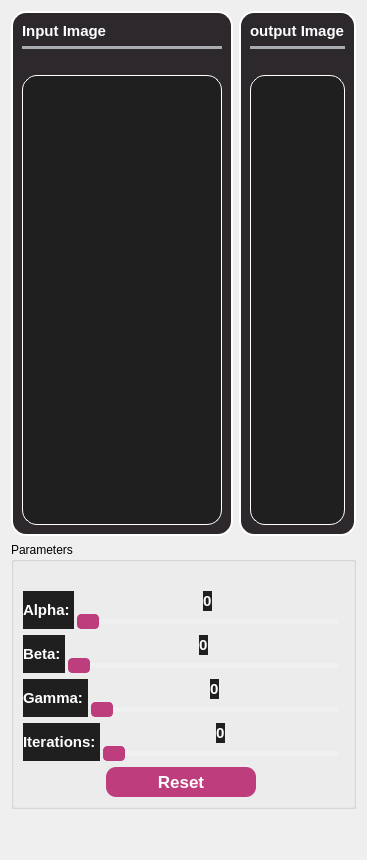
      <widget class="QWidget" name="histogram_tab">
       <attribute name="title">
        <string>Active Contour (Snake)</string>
       </attribute>
       <layout class="QGridLayout" name="gridLayout_11">
        <item row="1" column="0">
         <layout class="QHBoxLayout" name="horizontalLayout_17">
          <item>
           <widget class="QGroupBox" name="groupBox_9">
            <property name="sizePolicy">
             <sizepolicy hsizetype="Preferred" vsizetype="Fixed">
              <horstretch>0</horstretch>
              <verstretch>0</verstretch>
             </sizepolicy>
            </property>
            <property name="styleSheet">
             <string notr="true">QGroupBox {
background-color: #1f1f1f;
border-radius: 14px;
border: 1.2px solid white;
}
QGroupBox::title {
    color: white;
    font-weight: bold;

}
background-color: #784B84;
      color: white;
      border: none;
      padding: 5px 10px;
     border: 1.2px solid white;
border-style: outset;
border-radius: 5px;</string>
            </property>
            <property name="title">
             <string>Parameters</string>
            </property>
            <layout class="QGridLayout" name="gridLayout_7">
             <item row="1" column="0">
              <spacer name="horizontalSpacer_20">
               <property name="orientation">
                <enum>Qt::Horizontal</enum>
               </property>
               <property name="sizeHint" stdset="0">
                <size>
                 <width>40</width>
                 <height>20</height>
                </size>
               </property>
              </spacer>
             </item>
             <item row="5" column="0">
              <layout class="QHBoxLayout" name="horizontalLayout_26">
               <property name="spacing">
                <number>3</number>
               </property>
               <item>
                <widget class="QLabel" name="label1_6">
                 <property name="styleSheet">
                  <string notr="true">color: #ffffff;
font-weight:Bold;
font-size: 15px;
border: none;

background-color: #1f1f1f;
</string>
                 </property>
                 <property name="text">
                  <string>Iterations: </string>
                 </property>
                </widget>
               </item>
               <item>
                <layout class="QVBoxLayout" name="verticalLayout_15">
                 <item>
                  <layout class="QHBoxLayout" name="horizontalLayout_9">
                   <item>
                    <spacer name="horizontalSpacer_26">
                     <property name="orientation">
                      <enum>Qt::Horizontal</enum>
                     </property>
                     <property name="sizeHint" stdset="0">
                      <size>
                       <width>40</width>
                       <height>20</height>
                      </size>
                     </property>
                    </spacer>
                   </item>
                   <item>
                    <widget class="QLabel" name="iterationsLabel">
                     <property name="styleSheet">
                      <string notr="true">color: #ffffff;
font-weight:Bold;
font-size: 15px;
border: none;

background-color: #1f1f1f;
</string>
                     </property>
                     <property name="text">
                      <string>0</string>
                     </property>
                    </widget>
                   </item>
                   <item>
                    <spacer name="horizontalSpacer_27">
                     <property name="orientation">
                      <enum>Qt::Horizontal</enum>
                     </property>
                     <property name="sizeHint" stdset="0">
                      <size>
                       <width>40</width>
                       <height>20</height>
                      </size>
                     </property>
                    </spacer>
                   </item>
                  </layout>
                 </item>
                 <item>
                  <widget class="QSlider" name="iterationaSlider">
                   <property name="cursor">
                    <cursorShape>PointingHandCursor</cursorShape>
                   </property>
                   <property name="styleSheet">
                    <string notr="true">QSlider{
border: none;
}
QSlider::groove {
background: #f0f0f0; /* Color of the track */
border: 0px solid #ffffff; /* Border of the track */
height: 5px; /* Set the height of the track */
border-radius: 1px; /* Round the corners of the track */
}

/* Style for the slider handle (thumb) */
QSlider::handle {
background: #bd3d7d; /* Color of the handle */
width: 20px; /* Width of the handle */
height: 10px; /* Height of the handle */
margin: -5px 0; /* Negative margin to center the handle vertically */
border-radius: 4px;
 border: 1px solid #bd3d7d;
}

/* Style for the slider handle when pressed */
QSlider::handle:pressed {
background: #882c5a; /* Color of the handle when pressed */
border: 1px solid #882c5a; /* Border of the handle when pressed */
}</string>
                   </property>
                   <property name="orientation">
                    <enum>Qt::Horizontal</enum>
                   </property>
                  </widget>
                 </item>
                </layout>
               </item>
              </layout>
             </item>
             <item row="2" column="0">
              <layout class="QHBoxLayout" name="horizontalLayout_22">
               <property name="spacing">
                <number>3</number>
               </property>
               <item>
                <widget class="QLabel" name="label">
                 <property name="styleSheet">
                  <string notr="true">color: #ffffff;
font-weight:Bold;
font-size: 15px;
border: none;

background-color: #1f1f1f;
</string>
                 </property>
                 <property name="text">
                  <string>Alpha: </string>
                 </property>
                </widget>
               </item>
               <item>
                <layout class="QVBoxLayout" name="verticalLayout_3">
                 <item>
                  <layout class="QHBoxLayout" name="horizontalLayout_5">
                   <item>
                    <spacer name="horizontalSpacer_2">
                     <property name="orientation">
                      <enum>Qt::Horizontal</enum>
                     </property>
                     <property name="sizeHint" stdset="0">
                      <size>
                       <width>40</width>
                       <height>20</height>
                      </size>
                     </property>
                    </spacer>
                   </item>
                   <item>
                    <widget class="QLabel" name="alphaLabel">
                     <property name="styleSheet">
                      <string notr="true">color: #ffffff;
font-weight:Bold;
font-size: 15px;
border: none;

background-color: #1f1f1f;
</string>
                     </property>
                     <property name="text">
                      <string>0</string>
                     </property>
                    </widget>
                   </item>
                   <item>
                    <spacer name="horizontalSpacer_3">
                     <property name="orientation">
                      <enum>Qt::Horizontal</enum>
                     </property>
                     <property name="sizeHint" stdset="0">
                      <size>
                       <width>40</width>
                       <height>20</height>
                      </size>
                     </property>
                    </spacer>
                   </item>
                  </layout>
                 </item>
                 <item>
                  <widget class="QSlider" name="alphaSlider">
                   <property name="cursor">
                    <cursorShape>PointingHandCursor</cursorShape>
                   </property>
                   <property name="styleSheet">
                    <string notr="true">QSlider{
border: none;
}
QSlider::groove {
background: #f0f0f0; /* Color of the track */
border: 0px solid #ffffff; /* Border of the track */
height: 5px; /* Set the height of the track */
border-radius: 1px; /* Round the corners of the track */
}

/* Style for the slider handle (thumb) */
QSlider::handle {
background: #bd3d7d; /* Color of the handle */
width: 20px; /* Width of the handle */
height: 10px; /* Height of the handle */
margin: -5px 0; /* Negative margin to center the handle vertically */
border-radius: 4px;
 border: 1px solid #bd3d7d;
}

/* Style for the slider handle when pressed */
QSlider::handle:pressed {
background: #882c5a; /* Color of the handle when pressed */
border: 1px solid #882c5a; /* Border of the handle when pressed */
}</string>
                   </property>
                   <property name="singleStep">
                    <number>1</number>
                   </property>
                   <property name="pageStep">
                    <number>10</number>
                   </property>
                   <property name="orientation">
                    <enum>Qt::Horizontal</enum>
                   </property>
                  </widget>
                 </item>
                </layout>
               </item>
              </layout>
             </item>
             <item row="4" column="0">
              <layout class="QHBoxLayout" name="horizontalLayout_25">
               <property name="spacing">
                <number>3</number>
               </property>
               <item>
                <widget class="QLabel" name="label1_5">
                 <property name="styleSheet">
                  <string notr="true">color: #ffffff;
font-weight:Bold;
font-size: 15px;
border: none;

background-color: #1f1f1f;
</string>
                 </property>
                 <property name="text">
                  <string>Gamma: </string>
                 </property>
                </widget>
               </item>
               <item>
                <layout class="QVBoxLayout" name="verticalLayout_14">
                 <item>
                  <layout class="QHBoxLayout" name="horizontalLayout_8">
                   <item>
                    <spacer name="horizontalSpacer_22">
                     <property name="orientation">
                      <enum>Qt::Horizontal</enum>
                     </property>
                     <property name="sizeHint" stdset="0">
                      <size>
                       <width>40</width>
                       <height>20</height>
                      </size>
                     </property>
                    </spacer>
                   </item>
                   <item>
                    <widget class="QLabel" name="gammaLabel">
                     <property name="styleSheet">
                      <string notr="true">color: #ffffff;
font-weight:Bold;
font-size: 15px;
border: none;

background-color: #1f1f1f;
</string>
                     </property>
                     <property name="text">
                      <string>0</string>
                     </property>
                    </widget>
                   </item>
                   <item>
                    <spacer name="horizontalSpacer_23">
                     <property name="orientation">
                      <enum>Qt::Horizontal</enum>
                     </property>
                     <property name="sizeHint" stdset="0">
                      <size>
                       <width>40</width>
                       <height>20</height>
                      </size>
                     </property>
                    </spacer>
                   </item>
                  </layout>
                 </item>
                 <item>
                  <widget class="QSlider" name="gammaSlider">
                   <property name="cursor">
                    <cursorShape>PointingHandCursor</cursorShape>
                   </property>
                   <property name="styleSheet">
                    <string notr="true">QSlider{
border: none;
}
QSlider::groove {
background: #f0f0f0; /* Color of the track */
border: 0px solid #ffffff; /* Border of the track */
height: 5px; /* Set the height of the track */
border-radius: 1px; /* Round the corners of the track */
}

/* Style for the slider handle (thumb) */
QSlider::handle {
background: #bd3d7d; /* Color of the handle */
width: 20px; /* Width of the handle */
height: 10px; /* Height of the handle */
margin: -5px 0; /* Negative margin to center the handle vertically */
border-radius: 4px;
 border: 1px solid #bd3d7d;
}

/* Style for the slider handle when pressed */
QSlider::handle:pressed {
background: #882c5a; /* Color of the handle when pressed */
border: 1px solid #882c5a; /* Border of the handle when pressed */
}</string>
                   </property>
                   <property name="orientation">
                    <enum>Qt::Horizontal</enum>
                   </property>
                  </widget>
                 </item>
                </layout>
               </item>
              </layout>
             </item>
             <item row="3" column="1">
              <widget class="QWidget" name="slidersWidget_2" native="true">
               <property name="styleSheet">
                <string notr="true">border: none;
background-color: #1f1f1f;</string>
               </property>
              </widget>
             </item>
             <item row="3" column="0">
              <layout class="QHBoxLayout" name="horizontalLayout_24">
               <property name="spacing">
                <number>3</number>
               </property>
               <item>
                <widget class="QLabel" name="label1_4">
                 <property name="styleSheet">
                  <string notr="true">color: #ffffff;
font-weight:Bold;
font-size: 15px;
border: none;

background-color: #1f1f1f;
</string>
                 </property>
                 <property name="text">
                  <string>Beta: </string>
                 </property>
                </widget>
               </item>
               <item>
                <layout class="QVBoxLayout" name="verticalLayout_13">
                 <item>
                  <layout class="QHBoxLayout" name="horizontalLayout_7">
                   <item>
                    <spacer name="horizontalSpacer_18">
                     <property name="orientation">
                      <enum>Qt::Horizontal</enum>
                     </property>
                     <property name="sizeHint" stdset="0">
                      <size>
                       <width>40</width>
                       <height>20</height>
                      </size>
                     </property>
                    </spacer>
                   </item>
                   <item>
                    <widget class="QLabel" name="betaLabel">
                     <property name="styleSheet">
                      <string notr="true">color: #ffffff;
font-weight:Bold;
font-size: 15px;
border: none;

background-color: #1f1f1f;
</string>
                     </property>
                     <property name="text">
                      <string>0</string>
                     </property>
                    </widget>
                   </item>
                   <item>
                    <spacer name="horizontalSpacer_21">
                     <property name="orientation">
                      <enum>Qt::Horizontal</enum>
                     </property>
                     <property name="sizeHint" stdset="0">
                      <size>
                       <width>40</width>
                       <height>20</height>
                      </size>
                     </property>
                    </spacer>
                   </item>
                  </layout>
                 </item>
                 <item>
                  <widget class="QSlider" name="betaSlider">
                   <property name="cursor">
                    <cursorShape>PointingHandCursor</cursorShape>
                   </property>
                   <property name="styleSheet">
                    <string notr="true">QSlider{
border: none;
}
QSlider::groove {
background: #f0f0f0; /* Color of the track */
border: 0px solid #ffffff; /* Border of the track */
height: 5px; /* Set the height of the track */
border-radius: 1px; /* Round the corners of the track */
}

/* Style for the slider handle (thumb) */
QSlider::handle {
background: #bd3d7d; /* Color of the handle */
width: 20px; /* Width of the handle */
height: 10px; /* Height of the handle */
margin: -5px 0; /* Negative margin to center the handle vertically */
border-radius: 4px;
 border: 1px solid #bd3d7d;
}

/* Style for the slider handle when pressed */
QSlider::handle:pressed {
background: #882c5a; /* Color of the handle when pressed */
border: 1px solid #882c5a; /* Border of the handle when pressed */
}</string>
                   </property>
                   <property name="orientation">
                    <enum>Qt::Horizontal</enum>
                   </property>
                  </widget>
                 </item>
                </layout>
               </item>
              </layout>
             </item>
             <item row="7" column="0">
              <layout class="QHBoxLayout" name="horizontalLayout_13">
               <item>
                <spacer name="horizontalSpacer">
                 <property name="orientation">
                  <enum>Qt::Horizontal</enum>
                 </property>
                 <property name="sizeHint" stdset="0">
                  <size>
                   <width>40</width>
                   <height>20</height>
                  </size>
                 </property>
                </spacer>
               </item>
               <item>
                <widget class="QPushButton" name="resetButton">
                 <property name="minimumSize">
                  <size>
                   <width>100</width>
                   <height>0</height>
                  </size>
                 </property>
                 <property name="maximumSize">
                  <size>
                   <width>150</width>
                   <height>16777215</height>
                  </size>
                 </property>
                 <property name="cursor">
                  <cursorShape>PointingHandCursor</cursorShape>
                 </property>
                 <property name="styleSheet">
                  <string notr="true">QPushButton{
  appearance: button;
  backface-visibility: hidden;
  background-color: #bd3d7d;
  border-radius: 10px;
  border-width: 0;
  box-shadow: rgba(50, 50, 93, .1) 0 0 0 1px inset,rgba(50, 50, 93, .1) 0 2px 5px 0,rgba(0, 0, 0, .07) 0 1px 1px 0;
  box-sizing: border-box;
font-size:17px;
      color: white;
   
     border: none;
padding-top:5px;
padding-bottom:5px;
font-weight:bold;

width:150px;
}
QPushButton:hover {
    background-color: #9d3268;    /* Slightly lighter blue when hovering */
}

QPushButton:pressed {
    background-color: #872b5a;    /* Darker blue when pressed */
}
</string>
                 </property>
                 <property name="text">
                  <string>Reset</string>
                 </property>
                </widget>
               </item>
               <item>
                <spacer name="horizontalSpacer_4">
                 <property name="orientation">
                  <enum>Qt::Horizontal</enum>
                 </property>
                 <property name="sizeHint" stdset="0">
                  <size>
                   <width>40</width>
                   <height>20</height>
                  </size>
                 </property>
                </spacer>
               </item>
              </layout>
             </item>
            </layout>
           </widget>
          </item>
         </layout>
        </item>
        <item row="0" column="0">
         <layout class="QHBoxLayout" name="horizontalLayout_2">
          <item>
           <widget class="QFrame" name="frame_20">
            <property name="styleSheet">
             <string notr="true">background-color: #2d282c; /* Background color */
    border-radius: 15px; /* Curved borders */
    border: 2px solid #ffffff; /* 3D outline */

    box-shadow: 2px 2px 8px rgba(0, 0, 0, 0.7); /* 3D shadow effect */</string>
            </property>
            <property name="frameShape">
             <enum>QFrame::StyledPanel</enum>
            </property>
            <property name="frameShadow">
             <enum>QFrame::Raised</enum>
            </property>
            <layout class="QGridLayout" name="gridLayout_27">
             <property name="leftMargin">
              <number>9</number>
             </property>
             <item row="1" column="1">
              <layout class="QVBoxLayout" name="verticalLayout_66">
               <property name="leftMargin">
                <number>0</number>
               </property>
               <item>
                <widget class="QLabel" name="label_41">
                 <property name="styleSheet">
                  <string notr="true">color: #ffffff;
font-weight:Bold;
font-size: 15px;
border: none;
</string>
                 </property>
                 <property name="text">
                  <string>Input Image</string>
                 </property>
                </widget>
               </item>
               <item>
                <widget class="Line" name="line_33">
                 <property name="styleSheet">
                  <string notr="true">/* Line style */

  /* Set the width of the line */
  width: 20px;

  /* Set the height of the line */
  height: 5px;

  /* Set the background color of the line */
  background-color:#a8abaf;

  /* Set the border of the line */
  border: 10px;

  /* Set the border radius of the line */
  border-radius:5px;




</string>
                 </property>
                 <property name="orientation">
                  <enum>Qt::Horizontal</enum>
                 </property>
                </widget>
               </item>
               <item>
                <layout class="QHBoxLayout" name="horizontalLayout_41">
                 <item>
                  <layout class="QVBoxLayout" name="verticalLayout_68" stretch="0,0">
                   <item>
                    <spacer name="horizontalSpacer_6">
                     <property name="orientation">
                      <enum>Qt::Horizontal</enum>
                     </property>
                     <property name="sizeHint" stdset="0">
                      <size>
                       <width>40</width>
                       <height>20</height>
                      </size>
                     </property>
                    </spacer>
                   </item>
                   <item>
                    <widget class="QWidget" name="inputImage2" native="true">
                     <property name="minimumSize">
                      <size>
                       <width>200</width>
                       <height>450</height>
                      </size>
                     </property>
                     <property name="styleSheet">
                      <string notr="true">border: 1px solid #ffffff;
background-color: #1f1f1f;</string>
                     </property>
                    </widget>
                   </item>
                  </layout>
                 </item>
                </layout>
               </item>
              </layout>
             </item>
            </layout>
           </widget>
          </item>
          <item>
           <widget class="QFrame" name="frame_24">
            <property name="styleSheet">
             <string notr="true">background-color: #2d282c; /* Background color */
    border-radius: 15px; /* Curved borders */
    border: 2px solid #ffffff; /* 3D outline */

    box-shadow: 2px 2px 8px rgba(0, 0, 0, 0.7); /* 3D shadow effect */</string>
            </property>
            <property name="frameShape">
             <enum>QFrame::StyledPanel</enum>
            </property>
            <property name="frameShadow">
             <enum>QFrame::Raised</enum>
            </property>
            <layout class="QGridLayout" name="gridLayout_33">
             <property name="leftMargin">
              <number>9</number>
             </property>
             <item row="0" column="1">
              <layout class="QVBoxLayout" name="verticalLayout_73">
               <property name="leftMargin">
                <number>0</number>
               </property>
               <item>
                <widget class="QLabel" name="label_45">
                 <property name="styleSheet">
                  <string notr="true">color: #ffffff;
font-weight:Bold;
font-size: 15px;
border: none;
</string>
                 </property>
                 <property name="text">
                  <string>output Image</string>
                 </property>
                </widget>
               </item>
               <item>
                <widget class="Line" name="line_36">
                 <property name="styleSheet">
                  <string notr="true">/* Line style */

  /* Set the width of the line */
  width: 20px;

  /* Set the height of the line */
  height: 5px;

  /* Set the background color of the line */
  background-color:#a8abaf;

  /* Set the border of the line */
  border: 10px;

  /* Set the border radius of the line */
  border-radius:5px;




</string>
                 </property>
                 <property name="orientation">
                  <enum>Qt::Horizontal</enum>
                 </property>
                </widget>
               </item>
               <item>
                <layout class="QHBoxLayout" name="horizontalLayout_44">
                 <item>
                  <layout class="QVBoxLayout" name="verticalLayout_74" stretch="0,5">
                   <item>
                    <spacer name="horizontalSpacer_10">
                     <property name="orientation">
                      <enum>Qt::Horizontal</enum>
                     </property>
                     <property name="sizeHint" stdset="0">
                      <size>
                       <width>40</width>
                       <height>20</height>
                      </size>
                     </property>
                    </spacer>
                   </item>
                   <item>
                    <widget class="QWidget" name="outputImage2" native="true">
                     <property name="minimumSize">
                      <size>
                       <width>0</width>
                       <height>450</height>
                      </size>
                     </property>
                     <property name="styleSheet">
                      <string notr="true">border: 1px solid #ffffff;
background-color: #1f1f1f;</string>
                     </property>
                    </widget>
                   </item>
                  </layout>
                 </item>
                </layout>
               </item>
              </layout>
             </item>
            </layout>
           </widget>
          </item>
         </layout>
        </item>
        <item row="2" column="0">
         <spacer name="verticalSpacer_3">
          <property name="orientation">
           <enum>Qt::Vertical</enum>
          </property>
          <property name="sizeHint" stdset="0">
           <size>
            <width>20</width>
            <height>40</height>
           </size>
          </property>
         </spacer>
        </item>
       </layout>
      </widget>
